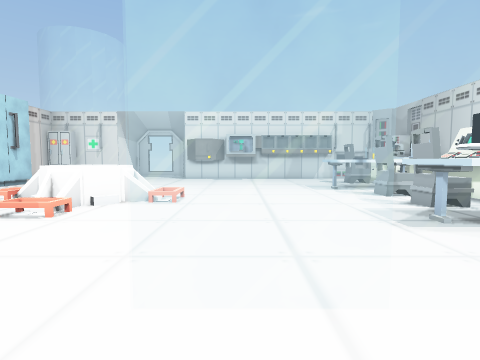
View 1 (above)

13 first-person views from a walk through a 3-D level made in the Unity game engine. The camera is 1.4 m above the floor, tilts 4° down and sees 80° across. Doors are open. The floor is counted in squares, 1 m on a side. Each view is taken from the middle of a square. On the plan, view 1 faces up. The plan holds only what a view shows up to about 14 squares ahead; the rest is blank. The place goes on beyond the plan. The player character is not drawn. Some surface patterns are stand-ins.

View 2
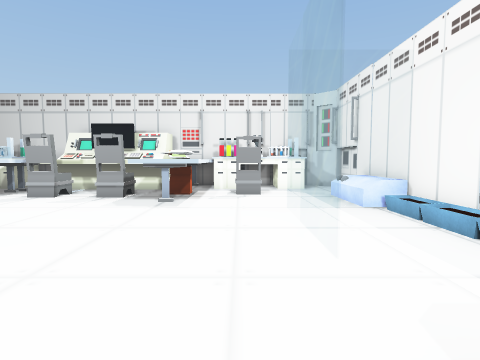

View 3
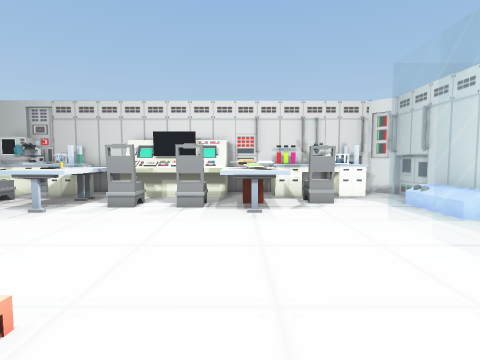

View 4
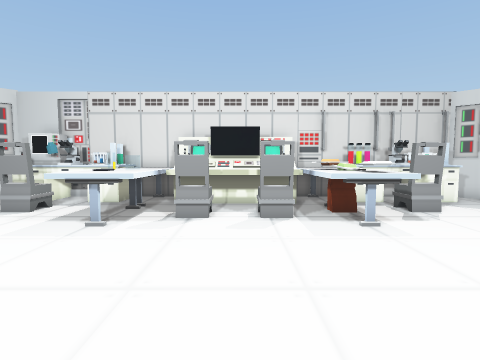

View 5
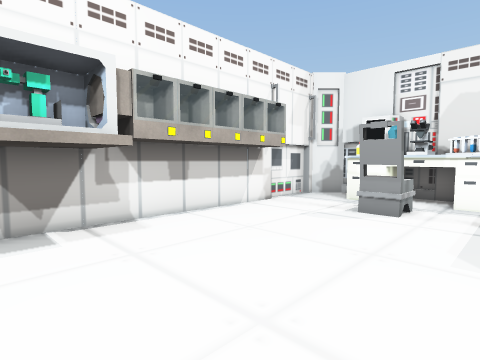

View 6
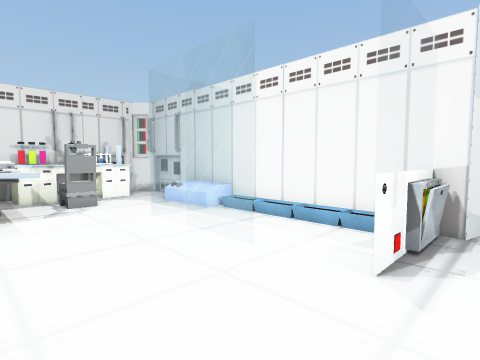

View 7
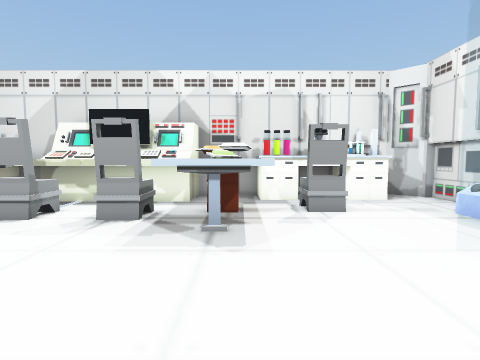

View 8
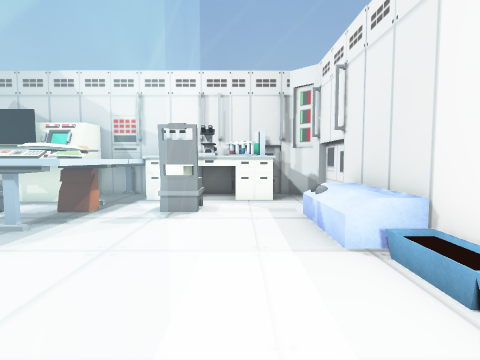

View 9
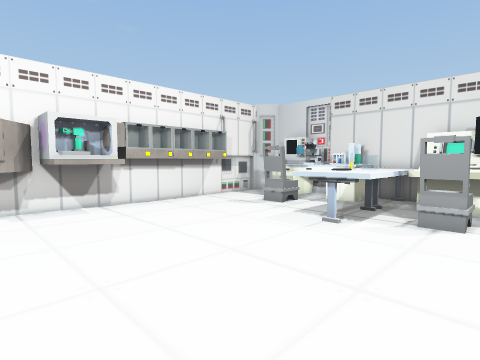

View 10
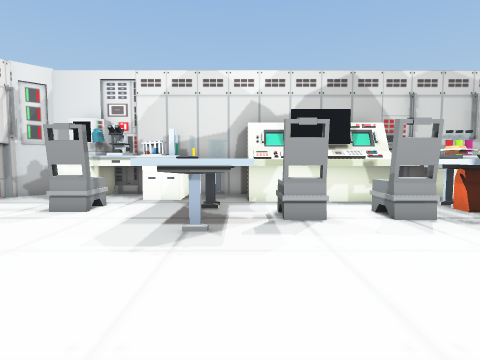

View 11
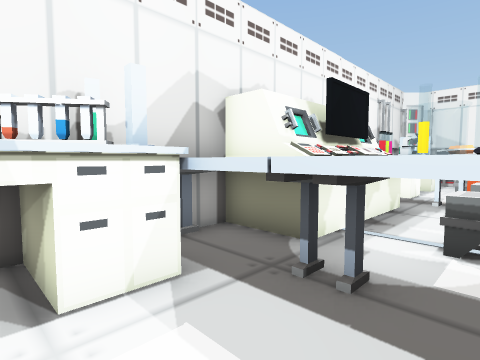

View 12
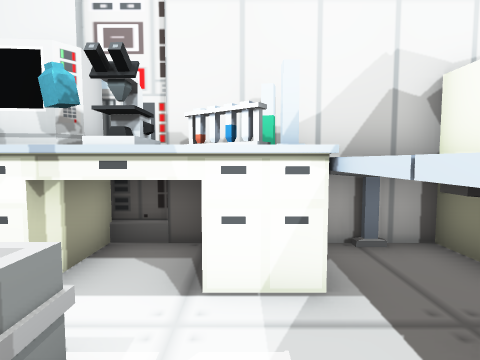

View 13
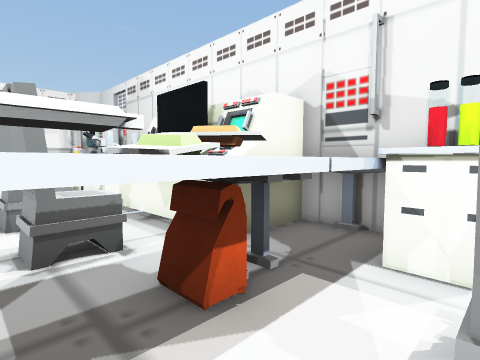

### Floor plan
Key: @ floor where view 1 was taken; # wall or solid block; . floor; / step, stairs or slope; = window, fence, low wall or low ledge; v drop or lower ground; T table; B bag; M machine; O other object.
Columns run from 6 left of view 1 to 11 right of it. Each row starts with its distance up from view 1.
 22     Ovvv########v
 21     OOOO........##
 20     .OOO.........#
 19     ...........OO#
 18     .........OOOO#
 17     .........OOOO#
 16    ............OO#
 15    .......TTTTTTT#
 14    .......TTTTTTT#
 13    .......TTTTTTT#
 12     ........OOOO
 11 OOO//.......OOOO
 10   O//.........OO
  9 OO/.........OOOO
  8 O/.........TTT  ##
  7 //........TTTBTTT#
  6  .........TTTBTTT#
  5  ..........TTTTT #
  4  ............O.OO#
  3  ....=====...O.OO#
  2  ..=.....=.....OO#
  1  .O=.....=.....OO#
  0    ///@///MMM....#
 -1   ########MMM#####
 -2   #

Where each view was taken, in squares from view 1:
view 1: 0 up, 0 right, facing up
view 2: 4 up, 5 left, facing right
view 3: 7 up, 5 left, facing right
view 4: 10 up, 3 left, facing right
view 5: 15 up, 1 left, facing up-right
view 6: 7 up, 5 left, facing down-right
view 7: 6 up, 1 left, facing right
view 8: 2 up, 1 left, facing right
view 9: 10 up, 3 left, facing up-right
view 10: 13 up, 1 left, facing right
view 11: 17 up, 6 right, facing down-right
view 12: 16 up, 6 right, facing right
view 13: 4 up, 5 right, facing up-right
